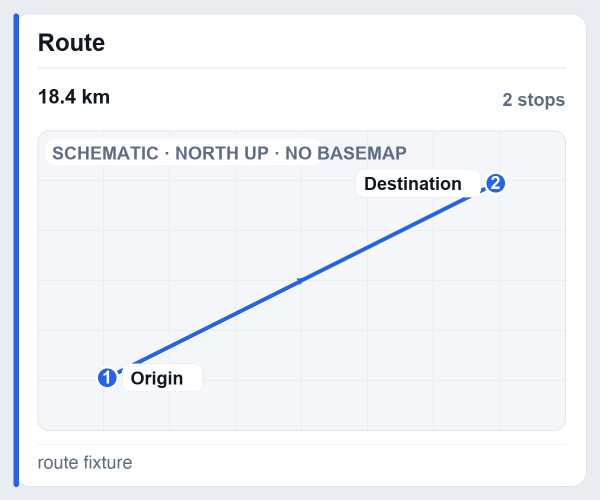
#> input picture assets/examples/route-map.png, 1200 x 1000 px (shown at 1/2 size)
$ python -i validate_visual.py   (imports and definitions only)
#> lines starting #> are read from the running program, lines starting #| are printed output that depends on the picture
#!/usr/bin/env python3
"""Validate TG Watch PNG/GIF artifacts and embedded RenderSpec metadata."""
from __future__ import annotations

import argparse
import json
import hashlib
import math
from pathlib import Path
from typing import Any, Dict, List, Mapping, Optional, Sequence, Tuple

from PIL import (
    Image,
    ImageChops,
    ImageDraw,
    ImageFont,
    ImageSequence,
    ImageStat,
    PngImagePlugin,
)

try:
    import render_visual as V
except ImportError:  # pragma: no cover
    from . import render_visual as V


REQUIRED_METADATA = {
    "render_spec_version",
    "render_kind",
    "title",
    "render_spec_sha256",
    "content_bbox",
    "card_bbox",
    "canvas_background_color",
    "background_color",
    "foreground_color",
    "cjk_required",
    "cjk_sample",
    "font_path",
    "source_binding_status",
    "traceability_status",
    "min_title_font_px",
    "min_body_font_px",
    "min_metadata_font_px",
    "text_truncated",
}

MOBILE_WIDTHS = (320, 375, 390, 430)
MOBILE_FONT_FLOORS = {
    320: {"title": 12.5, "body": 9.0, "metadata": 9.5},
    375: {"title": 14.5, "body": 10.5, "metadata": 9.5},
    390: {"title": 15.0, "body": 11.0, "metadata": 9.5},
    430: {"title": 15.0, "body": 11.0, "metadata": 9.5},
}


def _metadata(image: Image.Image) -> Dict[str, str]:
    if image.format == "PNG":
        return {str(key): str(value) for key, value in image.info.items() if isinstance(value, (str, int, float))}
    comment = image.info.get("comment", b"")
    if isinstance(comment, bytes):
        comment = comment.decode("utf-8", errors="replace")
    if isinstance(comment, str) and comment.startswith("tg-watch:"):
        try:
            payload = json.loads(comment[len("tg-watch:") :])
            if isinstance(payload, Mapping):
                return {str(key): str(value) for key, value in payload.items()}
        except json.JSONDecodeError:
            return {}
    return {}


# [18 lines left out: function _mobile_preview_metadata, not called in this run]


def _rgb(hex_color: str) -> Tuple[int, int, int]:
    raw = str(hex_color).strip().lstrip("#")
    if len(raw) != 6:
        raise ValueError("expected #RRGGBB")
    return tuple(int(raw[index : index + 2], 16) for index in (0, 2, 4))  # type: ignore[return-value]


def _relative_luminance(color: Tuple[int, int, int]) -> float:
    channels = []
    for raw in color:
        channel = raw / 255.0
        channels.append(channel / 12.92 if channel <= 0.04045 else ((channel + 0.055) / 1.055) ** 2.4)
    return 0.2126 * channels[0] + 0.7152 * channels[1] + 0.0722 * channels[2]


def contrast_ratio(a: Tuple[int, int, int], b: Tuple[int, int, int]) -> float:
    high, low = sorted((_relative_luminance(a), _relative_luminance(b)), reverse=True)
    return (high + 0.05) / (low + 0.05)


def _nonblank(frame: Image.Image) -> bool:
    stat = ImageStat.Stat(frame.convert("L"))
    return bool(stat.var and stat.var[0] > 1.0)


def _outside_card_is_clear(
    frame: Image.Image,
    card_bbox: Tuple[int, int, int, int],
    canvas_background: Tuple[int, int, int],
) -> bool:
    """Inspect actual pixels outside the declared card, not renderer assertions."""
    rgb = frame.convert("RGB")
    width, height = rgb.size
    x1, y1, x2, y2 = card_bbox
    expected = Image.new("RGB", rgb.size, canvas_background)
    difference = ImageChops.difference(rgb, expected)
    mask = Image.new("L", rgb.size, 0)
    draw = ImageDraw.Draw(mask)
    if x1 > 0:
        draw.rectangle((0, 0, x1 - 1, height - 1), fill=255)
    if x2 < width:
        draw.rectangle((x2 + 1, 0, width - 1, height - 1), fill=255)
    if y1 > 0:
        draw.rectangle((x1, 0, x2, y1 - 1), fill=255)
    if y2 < height:
        draw.rectangle((x1, y2 + 1, x2, height - 1), fill=255)
    return ImageChops.multiply(difference.convert("L"), mask).getbbox() is None


# [323 lines left out: functions _boxes_overlap, _scaled_bbox, _pixel_extent, _visible_pixel_count, _save_mobile_preview, validate_mobile_previews, not called in this run]


def validate_visual(
    path: Any,
    spec_source: Any = None,
    *,
    allow_unverified: bool = False,
) -> Dict[str, Any]:
#> called with path = '../assets/examples/route-map.png', allow_unverified = False
    artifact = Path(path)
    errors = []
    warnings = []
    checks: Dict[str, bool] = {}
    metadata: Dict[str, str] = {}
    if not artifact.exists():
        return {
            "ok": False,
            "path": str(artifact),
            "format": "",
            "size": None,
            "frames": 0,
            "checks": {"exists": False},
            "errors": ["artifact does not exist"],
            "warnings": [],
            "metadata": {},
        }
    checks["exists"] = True
    try:
        with Image.open(artifact) as image:
#> image is the input picture: PIL image 1200x1000 RGB; mean R, G, B 241.1, 243.5, 247.8
            image_format = str(image.format or "").upper()
            width, height = image.size
            frame_count = int(getattr(image, "n_frames", 1))
#> frame_count = 1
            metadata = _metadata(image)
#> metadata = 28 items
            checks["supported_format"] = image_format in {"PNG", "GIF"}
            if not checks["supported_format"]:
                errors.append(f"unsupported format: {image_format}")
            expected_suffix = ".png" if image_format == "PNG" else ".gif"
            checks["extension_matches_format"] = artifact.suffix.lower() == expected_suffix
            if not checks["extension_matches_format"]:
                errors.append("file extension does not match image format")
            checks["dimensions"] = 320 <= width <= 4096 and 320 <= height <= 4096
            if not checks["dimensions"]:
                errors.append(f"dimensions out of bounds: {width}x{height}")
            checks["nonblank_first_frame"] = _nonblank(image.copy())
            if not checks["nonblank_first_frame"]:
                errors.append("first frame is blank or visually uniform")

            missing = sorted(REQUIRED_METADATA - set(metadata))
#> missing = []
            checks["metadata"] = not missing
            if missing:
                errors.append("missing metadata: " + ", ".join(missing))

            bbox = None
            if metadata.get("content_bbox"):
                try:
                    parsed = json.loads(metadata["content_bbox"])
#> parsed = [75, 165, 1131, 861]
                    if not isinstance(parsed, list) or len(parsed) != 4:
                        raise ValueError
                    bbox = tuple(int(value) for value in parsed)
#> bbox = (75, 165, 1131, 861)
                    x1, y1, x2, y2 = bbox
#> x1 = 75; y1 = 165; x2 = 1131; y2 = 861
                    checks["content_boundary"] = (
                        0 <= x1 < x2 <= width
                        and 0 <= y1 < y2 <= height
                        and min(x1, y1, width - x2, height - y2) >= 8
                    )
                except (ValueError, TypeError, json.JSONDecodeError):
                    checks["content_boundary"] = False
            else:
                checks["content_boundary"] = False
            if not checks["content_boundary"]:
                errors.append("content_bbox is invalid or violates the 8px safe boundary")

            try:
                parsed_card = json.loads(metadata["card_bbox"])
#> parsed_card = [27, 27, 1173, 973]
                if not isinstance(parsed_card, list) or len(parsed_card) != 4:
                    raise ValueError
                card_bbox = tuple(int(value) for value in parsed_card)
#> card_bbox = (27, 27, 1173, 973)
                cx1, cy1, cx2, cy2 = card_bbox
#> cx1 = 27; cy1 = 27; cx2 = 1173; cy2 = 973
                card_valid = (
                    0 <= cx1 < cx2 < width
                    and 0 <= cy1 < cy2 < height
                )
#> card_valid = True
                checks["actual_card_boundary"] = card_valid and _outside_card_is_clear(
                    image.copy(),
                    card_bbox,
                    _rgb(metadata["canvas_background_color"]),
                )
#> in _outside_card_is_clear, `x1, y1, x2, y2 = card_bbox`: x1 = 27; x2 = 1173; y2 = 973
#> in _outside_card_is_clear, `expected = Image.new("RGB", rgb.size, canvas_background)`:
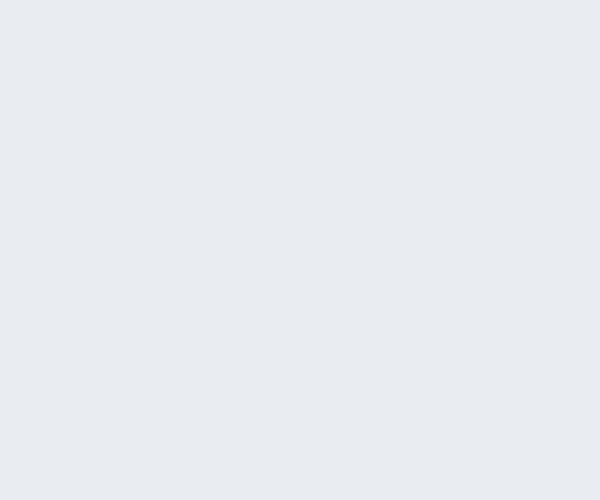
#> expected: PIL image 1200x1000 RGB (shown at 1/2 size); mean R, G, B 233, 236, 241
#> in _outside_card_is_clear, `difference = ImageChops.difference(rgb, expected)`:
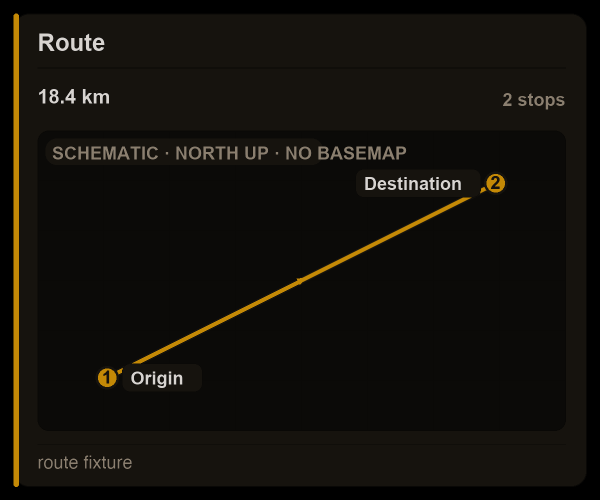
#> difference: PIL image 1200x1000 RGB (shown at 1/2 size); mean R, G, B 19.3, 16.6, 11.5
            except (KeyError, ValueError, TypeError, json.JSONDecodeError):
                checks["actual_card_boundary"] = False
            if not checks["actual_card_boundary"]:
                errors.append("actual pixels escape the declared card boundary")

            try:
                ratio = contrast_ratio(
                    _rgb(metadata.get("background_color", "")),
                    _rgb(metadata.get("foreground_color", "")),
                )
#> (the rest of the program and of its run is left out)
